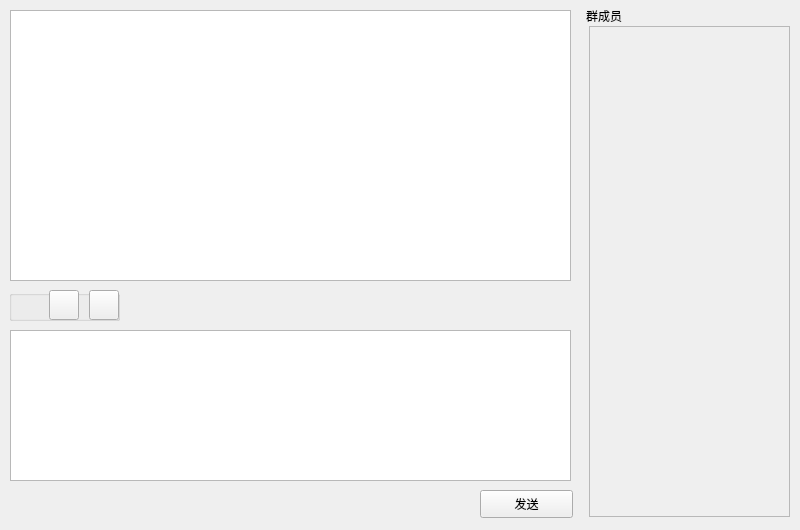
<?xml version="1.0" encoding="UTF-8"?>
<ui version="4.0">
 <class>GroupChatDialog</class>
 <widget class="QWidget" name="GroupChatDialog">
  <property name="geometry">
   <rect>
    <x>0</x>
    <y>0</y>
    <width>800</width>
    <height>530</height>
   </rect>
  </property>
  <property name="minimumSize">
   <size>
    <width>800</width>
    <height>530</height>
   </size>
  </property>
  <property name="maximumSize">
   <size>
    <width>800</width>
    <height>530</height>
   </size>
  </property>
  <property name="windowTitle">
   <string>Form</string>
  </property>
  <widget class="QGroupBox" name="groupBox">
   <property name="geometry">
    <rect>
     <x>9</x>
     <y>290</y>
     <width>111</width>
     <height>31</height>
    </rect>
   </property>
   <property name="title">
    <string/>
   </property>
   <widget class="QPushButton" name="pb_tool1">
    <property name="geometry">
     <rect>
      <x>0</x>
      <y>0</y>
      <width>30</width>
      <height>30</height>
     </rect>
    </property>
    <property name="toolTip">
     <string>&lt;html&gt;&lt;head/&gt;&lt;body&gt;&lt;p&gt;发送文件&lt;/p&gt;&lt;/body&gt;&lt;/html&gt;</string>
    </property>
    <property name="text">
     <string/>
    </property>
    <property name="icon">
     <iconset resource="res.qrc">
      <normaloff>:/images/share.png</normaloff>:/images/share.png</iconset>
    </property>
    <property name="iconSize">
     <size>
      <width>30</width>
      <height>30</height>
     </size>
    </property>
    <property name="flat">
     <bool>true</bool>
    </property>
   </widget>
   <widget class="QPushButton" name="pb_tool2">
    <property name="geometry">
     <rect>
      <x>40</x>
      <y>0</y>
      <width>30</width>
      <height>30</height>
     </rect>
    </property>
    <property name="text">
     <string/>
    </property>
   </widget>
   <widget class="QPushButton" name="pb_tool3">
    <property name="geometry">
     <rect>
      <x>80</x>
      <y>0</y>
      <width>30</width>
      <height>30</height>
     </rect>
    </property>
    <property name="text">
     <string/>
    </property>
   </widget>
  </widget>
  <widget class="QTextEdit" name="te_chat">
   <property name="geometry">
    <rect>
     <x>10</x>
     <y>330</y>
     <width>561</width>
     <height>151</height>
    </rect>
   </property>
   <property name="minimumSize">
    <size>
     <width>561</width>
     <height>151</height>
    </size>
   </property>
   <property name="maximumSize">
    <size>
     <width>561</width>
     <height>151</height>
    </size>
   </property>
  </widget>
  <widget class="QTextBrowser" name="tb_chat">
   <property name="geometry">
    <rect>
     <x>10</x>
     <y>10</y>
     <width>561</width>
     <height>271</height>
    </rect>
   </property>
   <property name="minimumSize">
    <size>
     <width>561</width>
     <height>271</height>
    </size>
   </property>
   <property name="maximumSize">
    <size>
     <width>561</width>
     <height>271</height>
    </size>
   </property>
  </widget>
  <widget class="QPushButton" name="pb_send">
   <property name="geometry">
    <rect>
     <x>480</x>
     <y>490</y>
     <width>93</width>
     <height>28</height>
    </rect>
   </property>
   <property name="text">
    <string>发送</string>
   </property>
  </widget>
  <widget class="QScrollArea" name="scrollArea">
   <property name="geometry">
    <rect>
     <x>589</x>
     <y>26</y>
     <width>201</width>
     <height>491</height>
    </rect>
   </property>
   <property name="minimumSize">
    <size>
     <width>201</width>
     <height>491</height>
    </size>
   </property>
   <property name="maximumSize">
    <size>
     <width>201</width>
     <height>491</height>
    </size>
   </property>
   <property name="widgetResizable">
    <bool>true</bool>
   </property>
   <widget class="QWidget" name="scrollAreaWidgetContents">
    <property name="geometry">
     <rect>
      <x>0</x>
      <y>0</y>
      <width>199</width>
      <height>489</height>
     </rect>
    </property>
    <layout class="QVBoxLayout" name="verticalLayout">
     <property name="leftMargin">
      <number>0</number>
     </property>
     <property name="topMargin">
      <number>3</number>
     </property>
     <property name="rightMargin">
      <number>0</number>
     </property>
     <property name="bottomMargin">
      <number>3</number>
     </property>
     <item>
      <widget class="QWidget" name="wt_list" native="true"/>
     </item>
     <item>
      <spacer name="verticalSpacer">
       <property name="orientation">
        <enum>Qt::Vertical</enum>
       </property>
       <property name="sizeHint" stdset="0">
        <size>
         <width>20</width>
         <height>463</height>
        </size>
       </property>
      </spacer>
     </item>
    </layout>
   </widget>
  </widget>
  <widget class="QLabel" name="lb_member">
   <property name="geometry">
    <rect>
     <x>586</x>
     <y>5</y>
     <width>201</width>
     <height>21</height>
    </rect>
   </property>
   <property name="text">
    <string>群成员</string>
   </property>
  </widget>
 </widget>
 <resources>
  <include location="res.qrc"/>
 </resources>
 <connections/>
</ui>
